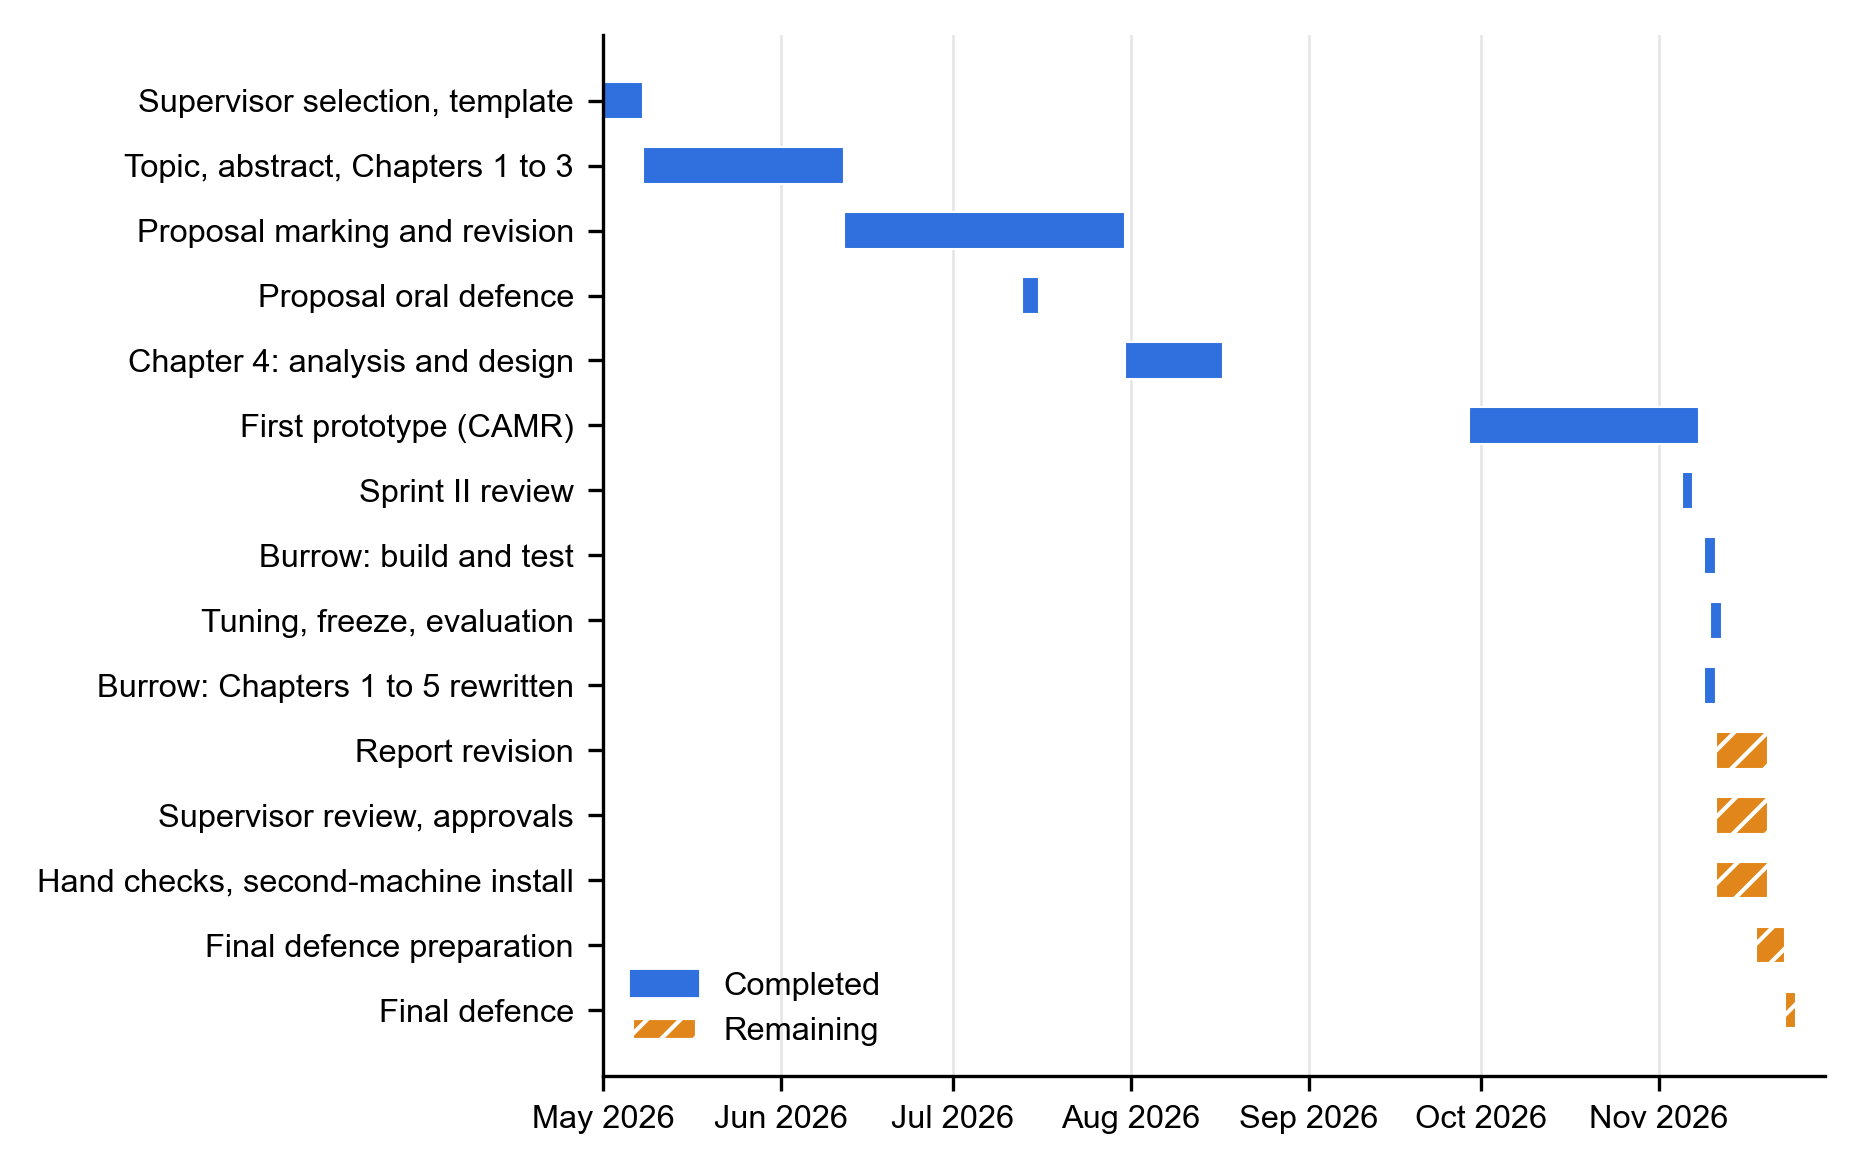

Write the Python code that produced this figure.
#!/usr/bin/env python3
"""Work plan to the end of November 2026, from the course milestones and the project's own record."""
from datetime import date as D
from pathlib import Path
import matplotlib
matplotlib.use("Agg")
import matplotlib.pyplot as plt, matplotlib.dates as md
plt.rcParams.update({"font.family": ["Arial", "Helvetica", "DejaVu Sans"], "font.size": 7.8})
T = [("Supervisor selection, template", D(2026,5,1), D(2026,5,8), 0), ("Topic, abstract, Chapters 1 to 3", D(2026,5,8), D(2026,6,12), 0), ("Proposal marking and revision", D(2026,6,12), D(2026,7,31), 0), ("Proposal oral defence", D(2026,7,13), D(2026,7,16), 0), ("Chapter 4: analysis and design", D(2026,7,31), D(2026,8,17), 0), ("First prototype (CAMR)", D(2026,9,29), D(2026,11,8), 0), ("Sprint II review", D(2026,11,5), D(2026,11,6), 0), ("Burrow: build and test", D(2026,11,9), D(2026,11,10), 0), ("Tuning, freeze, evaluation", D(2026,11,10), D(2026,11,11), 0), ("Burrow: Chapters 1 to 5 rewritten", D(2026,11,9), D(2026,11,11), 0), ("Report revision", D(2026,11,11), D(2026,11,20), 1), ("Supervisor review, approvals", D(2026,11,11), D(2026,11,20), 1), ("Hand checks, second-machine install", D(2026,11,11), D(2026,11,20), 1), ("Final defence preparation", D(2026,11,18), D(2026,11,23), 1), ("Final defence", D(2026,11,23), D(2026,11,24), 1)]
f, ax = plt.subplots(figsize=(6.2, 3.9))
for i, (n, a, b, plan) in enumerate(T):
    w = max((b - a).days, 2)
    ax.barh(i, w, left=md.date2num(a), height=0.56, color="#2f6fde" if not plan else "#e0861a", hatch=None if not plan else "///", edgecolor="white", linewidth=0.5)
ax.set_yticks(range(len(T))); ax.set_yticklabels([t[0] for t in T]); ax.invert_yaxis(); ax.xaxis_date()
ax.xaxis.set_major_locator(md.MonthLocator()); ax.xaxis.set_major_formatter(md.DateFormatter("%b %Y")); ax.set_xlim(md.date2num(D(2026,5,1)), md.date2num(D(2026,11,30)))
ax.grid(axis="x", color="#e4e4e4", linewidth=0.6); ax.set_axisbelow(True)
for s in ("top", "right"): ax.spines[s].set_visible(False)
from matplotlib.patches import Patch
ax.legend(handles=[Patch(color="#2f6fde", label="Completed"), Patch(facecolor="#e0861a", hatch="///", edgecolor="white", label="Remaining")], frameon=False, loc="lower left")
f.tight_layout(); f.savefig(Path(__file__).parent / "gantt.png", dpi=300, facecolor="white")
